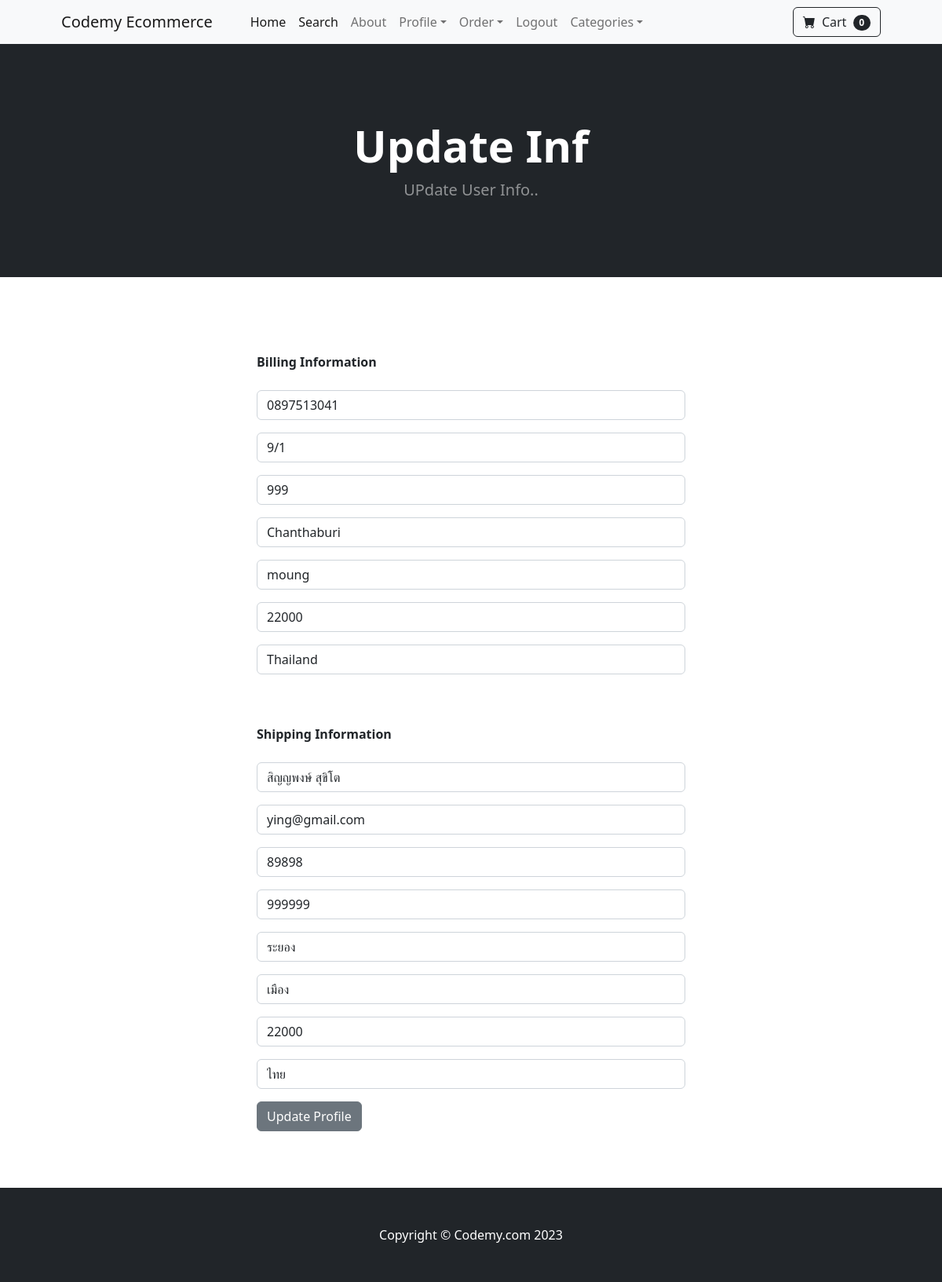
/update_info (signed in), run on the app's committed database.
### store/models.py (models this page shows, shortened)
class Profile(models.Model):
	user = models.OneToOneField(User, on_delete=models.CASCADE)
	date_modified = models.DateTimeField(User, auto_now=True)
	phone = models.CharField(max_length=20, blank=True)
	address1 = models.CharField(max_length=200, blank=True)
	address2 = models.CharField(max_length=200, blank=True)
	city = models.CharField(max_length=200, blank=True)
	state = models.CharField(max_length=200, blank=True)
	zipcode = models.CharField(max_length=200, blank=True)
	country = models.CharField(max_length=200, blank=True)
	old_cart = models.CharField(max_length=200, blank=True, null=True)

### payment/models.py (models this page shows, shortened)
class ShippingAddress(models.Model):
    user = models.ForeignKey(User,on_delete=models.CASCADE,blank=True,null=True)
    shipping_full_name = models.CharField(max_length=255)
    shipping_email = models.CharField(max_length=255)
    shipping_address1 = models.CharField(max_length=255)
    shipping_address2 = models.CharField(max_length=255,null=True,blank=True)
    shipping_city = models.CharField(max_length=255)
    shipping_state = models.CharField(max_length=255,null=True,blank=True)
    shipping_zipcode = models.CharField(max_length=255,null=True,blank=True)
    shipping_country = models.CharField(max_length=255)
    class Meta:
        verbose_name_plural = "Shipping Address"

### store/views.py (the view)
# urls.py: path('update_info', views.update_info, name='update_info'),
def update_info(request):
    if request.user.is_authenticated:
        current_user = Profile.objects.get(user__id=request.user.id)
        shipping_user = ShippingAddress.objects.get(user__id=request.user.id)
        form = UserInfoForm(request.POST or None,instance=current_user)
        shipping_form = ShippingForm(request.POST or None, instance=shipping_user)
        if form.is_valid() or shipping_form.is_valid():
            form.save()
            shipping_form.save()
            messages.success(request, ("Your Info Has Been Update..."))
            return redirect('home')
        return render(request,"update_info.html",{'form':form,'shipping_form':shipping_form})
    else:
        messages.success(request, ("You Must Be Logged..."))
        return redirect('home')

### store/forms.py
class UserInfoForm(forms.ModelForm):
	phone = forms.CharField(label="", widget=forms.TextInput(attrs={'class':'form-control', 'placeholder':'Phone'}), required=False)
	address1 = forms.CharField(label="", widget=forms.TextInput(attrs={'class':'form-control', 'placeholder':'Address 1'}), required=False)
	address2 = forms.CharField(label="", widget=forms.TextInput(attrs={'class':'form-control', 'placeholder':'Address 2'}), required=False)
	city = forms.CharField(label="", widget=forms.TextInput(attrs={'class':'form-control', 'placeholder':'City'}), required=False)
	state = forms.CharField(label="", widget=forms.TextInput(attrs={'class':'form-control', 'placeholder':'State'}), required=False)
	zipcode = forms.CharField(label="", widget=forms.TextInput(attrs={'class':'form-control', 'placeholder':'Zipcode'}), required=False)
	country = forms.CharField(label="", widget=forms.TextInput(attrs={'class':'form-control', 'placeholder':'Country'}), required=False)
	class Meta:
		model = Profile
		fields = ('phone', 'address1', 'address2', 'city', 'state', 'zipcode', 'country', )

### cart/cart.py (called while the page is built)
    def __len__(self):
        return len(self.cart)

### cart/context_processors.py (called while the page is built)
def cart(request):
    return {'cart':Cart(request)}

### store/templates/update_info.html (shortened to what this page needs)
{% extends 'base.html' %}
{% block content %}
    <header class="bg-dark py-5">
        <div class="container px-4 px-lg-5 my-5">
            <div class="text-center text-white">
                <h1 class="display-4 fw-bolder">Update Inf</h1>
                <p class="lead fw-normal text-white-50 mb-0">UPdate User Info..</p>
            </div>
        </div>
    </header>
<br><br>
    <div class="container">
        <div class="row">
                <div class="col-md-6 offset-md-3"><br><br>
                    <strong>Billing Information</strong><br><br>
                    <form method="POST" action="{% url 'update_info' %}">
                        {{form.as_p}}
                        <br><br>
                        <strong>Shipping Information</strong><br><br>
                        {{ shipping_form.as_p }}
                        <button type="submit" class="btn btn-secondary">
                            Update Profile
                        </button>
                      </form><br>
                </div>
        </div>
    </div>
<br><br>
{% endblock content %}

### data on the page
Profile: phone "0897513041", address1 "9/1", address2 "999", city "Chanthaburi", state "moung", zipcode "22000", country "Thailand"
ShippingAddress: shipping_full_name "สิญญพงษ์ สุขิโต", shipping_email "ying@gmail.com", shipping_address1 "89898", shipping_address2 "999999", shipping_city "ระยอง", shipping_state "เมือง", shipping_zipcode "22000", shipping_country "ไทย"

### other printed values
{{ cart|length }} "0"
